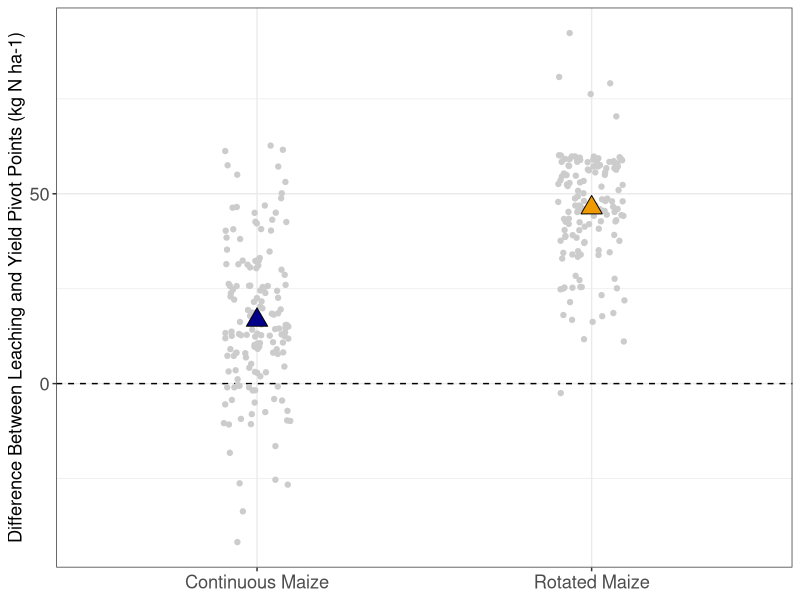

This chart was generated by the following R code: (Note: this script raises an error after producing the figure.)
# author: gina
# created: 9/1/2020
# purpose: make figs for heather
# last updated: 

rm(list = ls())
library(tidyverse)
library(scales)

rawdat <- read_csv("01_proc-raw-outs/pro_apdat.csv")
yldprms <- read_csv("02_fit-curves/fc_blin-yield-parms-mm.csv")
leach_prms <- read_csv("02_fit-curves/fc_blin-leach-parms-mm.csv")


# xs parm (pivot points)--------------------------------------------------

yld_xs <-
  yldprms %>% 
  pivot_longer(a:xs) %>% 
  filter(name == "xs") %>% 
  rename(yield_xs = value)

#--note leach xs is only specific to rotation
leach_xs <- 
  leach_prms %>%
  pivot_longer(a:c) %>% 
  filter(name == "xs") %>% 
  rename(leach_xs = value) %>% 
  distinct()


# combine them ------------------------------------------------------------

buff <- 
  yld_xs %>% 
  left_join(leach_xs) %>% 
  mutate(yld_to_lch = leach_xs - yield_xs) 


buff %>% 
  group_by(rotation) %>% 
  summarise(mn_buf = mean(yld_to_lch))


m1 <- (lm(yld_to_lch ~ rotation*site, data = buff))
anova(m1)
library(emmeans)
emmeans(m1, pairwise ~ rotation)

# heather's graphs --------------------------------------------------------

# different in buffers for cc and cs

buff %>% 
  mutate(rot = as.character(rotation),
         rot2 = dplyr::recode(rot,
                              "cc" = "Continuous Maize",                        
                              "cs" = "Rotated Maize")) %>% 
  ggplot(aes(rot2, yld_to_lch)) + 
  geom_hline(yintercept = 0, linetype = "dashed") +
  geom_jitter(color = "gray80", width = 0.1) + 
  stat_summary(geom = "point", aes(fill = rot2), size = 5, pch = 24 ) +
  scale_color_manual(values = c("Continuous Maize" = "darkblue",
                                "Rotated Maize" = "orange2")) +
  scale_fill_manual(values = c("Continuous Maize" = "darkblue",
                                "Rotated Maize" = "orange2")) +
  labs(color = NULL,
       fill = NULL,
         y = "Difference Between Leaching and Yield Pivot Points (kg N ha-1)",
         x = NULL) +
  guides(color = F,
         fill = F) +
  theme_bw() + 
  theme(legend.position = c(0.2,0.9),
        axis.text = element_text(size = rel(1.2)),
        axis.title = element_text(size = rel(1.2)),
        legend.text = element_text(size = rel(1.3)),
        legend.background = element_rect(color = "black"))

ggsave("../../../Box/1_Gina_Projects/proj_Ncurve/manuscript/fig_buffer.png", width = 4)
ggsave("03_make-figs/fig_buffer.png", width = 4)
